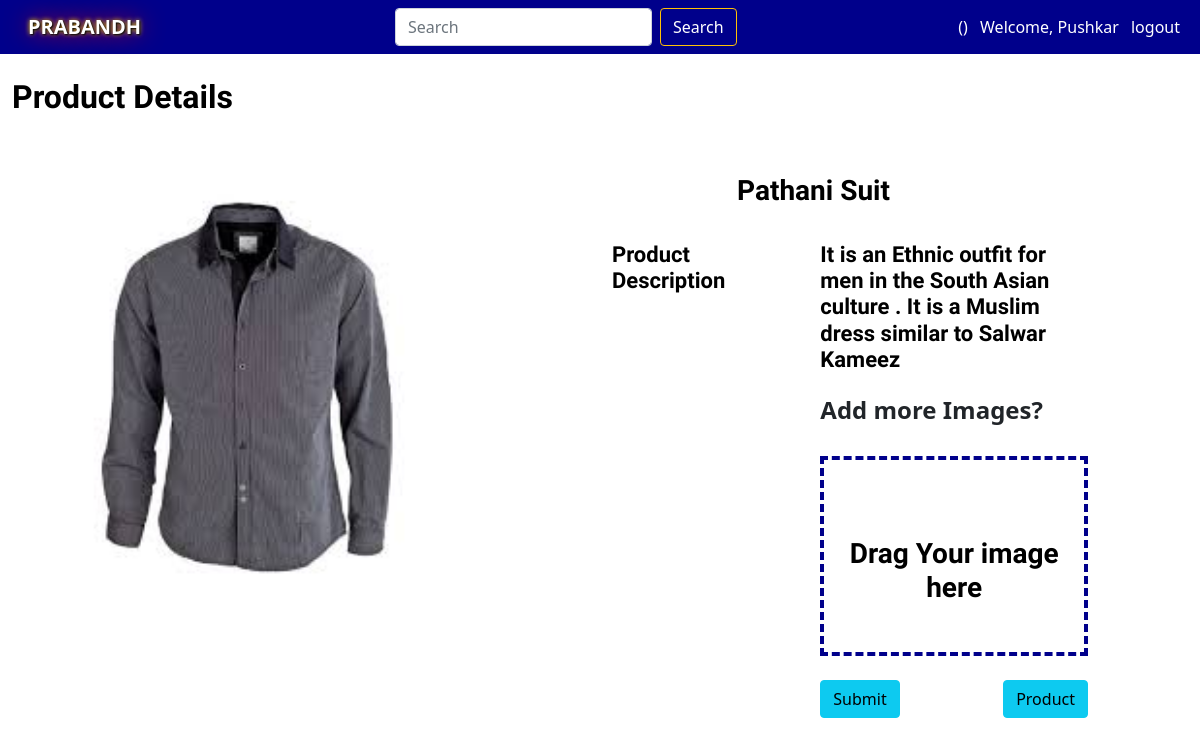
The page /Image/1 (signed in) on the database its author committed.
### Rent/models.py (models this page shows)
class Product(models.Model):
    seller_of_item=models.ForeignKey(Seller,related_name='seller_of_item', on_delete=models.CASCADE)
    availability=models.BooleanField(default=True)
    title=models.CharField(max_length=20)
    category = models.ForeignKey(Category, on_delete=models.SET_NULL, blank=True, null=True)
    subcategory=models.ForeignKey(Subcategory,on_delete=models.SET_NULL, blank=True, null=True)
    rental_price=models.IntegerField()
    about=models.TextField()
    deposit=models.IntegerField()
    image_of_product=models.ImageField(upload_to='title_photos')
    def __str__(self):
        return self.title

### Rent/views.py (the view)
# urls.py: path('Image/<prod_id>',views.Prod_view,name="Prod_view"),
def Prod_view(request, prod_id):
    request.session['p_id']=prod_id
    ppk=prod_id
    obj = Ratings.objects.filter(rating_for_product = Product.objects.get(id=ppk))
    context={
        'Product':Photo.objects.filter(product_photo__id=ppk),
        'pro':Product.objects.get(id=ppk),
        'pform':PhotoForm,
        'object': obj
    }
    print(Photo.objects.filter(product_photo__id=ppk))
    print(Product.objects.get(id=ppk))
    if str(request.user) == str(Product.objects.get(id=ppk).seller_of_item):
        print(str(request.user) + " " + str(Product.objects.get(id=ppk).seller_of_item))
        return render(request, 'Rent/ProdView.html', context)
    else:
        print(str(request.user) + " " + str(Product.objects.get(id=ppk).seller_of_item))
        return render(request, 'Rent/ProdViewCust.html', context)

### User/models.py (called while the page is built)
    def __str__(self):
        return self.seller.username

### Rent/templates/Rent/ProdView.html (shortened to what this page needs)
{% extends 'User/basic.html' %}
{% load static %}
{% block css %}
<link rel="stylesheet" href="{% static 'Rent/css/ProdView.css' %}?{% now "U" %}">
{% endblock %}
{% block content %}
<div class="container-fluid">
    <br>
    <div class="row">
        <h2>Product Details</h2>
        <br>
        <br>
        <br>
        <div class="col-sm-5 left1">
            <div class="col-12 left">
                {% include 'Rent/loop.html' %}
            </div>
        </div>
        <div class="col-sm-1"></div>
        <div class="col-sm-5 right col-xs-12">
            <div class="row">
                <div class="col-12">
                    <br>
                    <div class="row justify-content-center">
                        <div class="col-6">
                            <h3>{{ pro.title }}</h3>
                        </div>
                    </div>
                    <br>
                    <div class="row">
                        <div class="col-5">
                            <h5>Product Description</h5>
                        </div>
                        <div class="col-7">
                            <div class="aboutblock">
                                <h5>{{ pro.about }}</h5>
                            </div>
                            <br>
                            <form method="POST" class="photoform" enctype="multipart/form-data">
                                <div class="row">
                                    <h4 for="id_photo"><strong>Add more Images?</strong></h4>
                                </div>
                                <br>
                                <div class="row filecon container-fluid">
                                    <div class="col-4 imagecover h-100">
                                        <div class="drag">
                                            <h3>Drag Your image here</h3>
                                        </div>
                                    </div>
                                </div>
                                <br>
                                <div class="row">
                                    <div class="col-sm">
                                        <button class="btn btn-info file" data-val="{{ pro.id }}" type="submit">Submit</button>
                                    </div>
                                    <div class="col-sm product">
                                        <a href="{% url 'product' %}" class="btn btn-info">Product</a>
                                    </div>
                                </div>
                            </form>
                        </div>
                    </div>
                </div>
            </div>
        </div>
    </div>
</div>
{% endblock %}

### User/templates/User/basic.html (shortened to what this page needs)
<!DOCTYPE html>
<html lang="en">
<head>
  <link href="https://cdn.jsdelivr.net/npm/bootstrap@5.1.0/dist/css/bootstrap.min.css" rel="stylesheet"
>
  {% block css %}{% endblock css %}
</head>
  <body>
      <nav class="navbar navbar-dark " style="background-color:darkblue;">
          <div class="container-fluid">
            <div class="me-4 mx-3">
              <b>
              <a href="/" class="navbar-brand" style="color: white; text-shadow: 1px 1px 2px black, 0 0 25px red, 0 0 5px yellow;">
              PRABANDH</a>
                </b>
            </div>
            <form class="d-flex" method='get' action='/search/1'>
              <input class="form-control me-2" type="text" placeholder="Search" aria-label="Search" name="search" id="search">
              <button class="btn btn-outline-warning" type="submit" ><a href="/search/1" style="color:white; text-decoration: none;" >Search </a></button>
            </form>
            <div class="color">
              <a href="/noti" style="color:white;text-decoration:none;" class="mx-2">({{k}})</a>
              {% if user.is_authenticated %}
                <a href="/user/profile" class="text-decoration-none" style="color: white">Welcome, {{user}}</a>
                <a href="/user/logout" class="text-decoration-none mx-2" style="color: white">logout</a>
              {% else %}
                <a href="/user/" class="text-decoration-none" style="color: white">Sign Up</a>
                <span style="color: white">/</span>
                <a href="/user/login" class="text-decoration-none" style="color: white">Login</a>
              {% endif %}
            </div>
          </div>
      </nav>
  {% block content %}{% endblock %}
    </body>
</html>

### Rent/static/Rent/css/ProdView.css (style rules this page uses)
.left1 { height: 100%; overflow: hidden; transition: 0.5s ease-in; }
.left { background-color: white; transition: 0.5s ease-in; padding: 20px; overflow: hidden; height: inherit; overflow-y: scroll; }
.right { height: 100vh; }
.filecon { background-color: #ffffff; height: 200px; margin: 0; padding: 0px; }
.imagecover { border: 4px dashed darkblue; position: relative; padding: 0; width: inherit; height: 100%; transition: 0.5s ease-in; }
.drag { text-align: center; align-self: center; position: relative; top: 40%; }
.aboutblock { display: block; word-wrap: break-word; overflow: hidden; overflow-y: scroll; height: 130px; border-radius: 1px; }
h5 { color: black; font-family: "Nunito Sans", "Helvetica Neue", sans-serif; font-weight: 900; font-size: 22px; margin-bottom: 10px; }
h3, h2 { color: black; font-family: "Nunito Sans", "Helvetica Neue", sans-serif; font-weight: 900; margin-bottom: 10px; }
body { background-color: white; }

### rows shown on the page
Product: title "Pathani Suit", about "It is an Ethnic outfit for men in the South Asian culture . It is a Muslim dress similar to Salwar Kameez"

### other values the page prints
{{ user }} "Pushkar"
